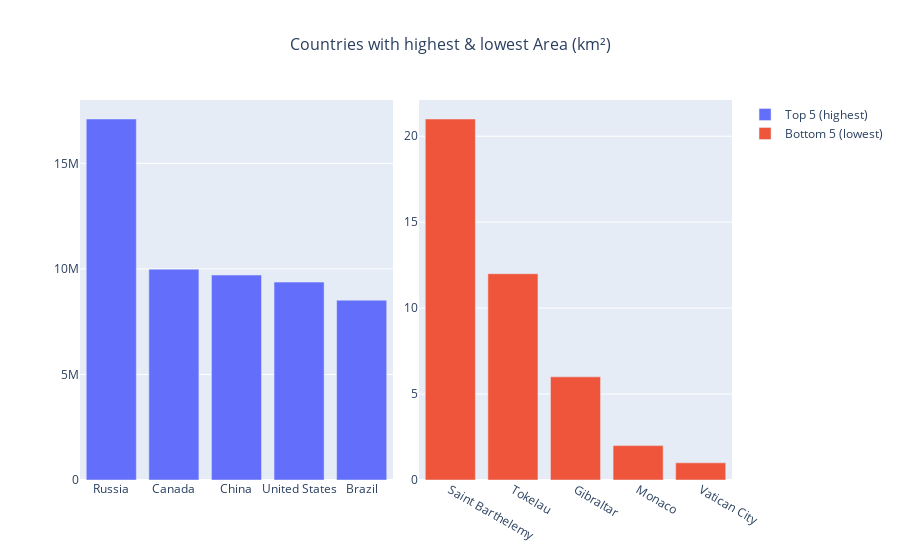

The cell this chart's notebook holds for it:
### Code cell
selectedFive('Area (km²)')

### Figure 1 — Plotly figure (JSON) as saved in the notebook; plotly's stock layout.template omitted (floating-point values rounded to 4 significant figures)
{"data": [{"name": "Top 5 (highest)", "type": "bar", "x": ["Russia", "Canada", "China", "United States", "Brazil"], "xaxis": "x", "y": [17098242, 9984670, 9706961, 9372610, 8515767], "yaxis": "y"}, {"name": "Bottom 5 (lowest)", "type": "bar", "x": ["Saint Barthelemy", "Tokelau", "Gibraltar", "Monaco", "Vatican City"], "xaxis": "x2", "y": [21, 12, 6, 2, 1], "yaxis": "y2"}], "layout": {"title": {"font": {"size": 16}, "text": "Countries with highest & lowest Area (km²)", "x": 0.5}, "xaxis": {"anchor": "y", "domain": [0, 0.48], "nticks": 25}, "xaxis2": {"anchor": "y2", "domain": [0.52, 1], "nticks": 25}, "yaxis": {"anchor": "x", "domain": [0, 1], "nticks": 5}, "yaxis2": {"anchor": "x2", "domain": [0, 1], "nticks": 5}}}
